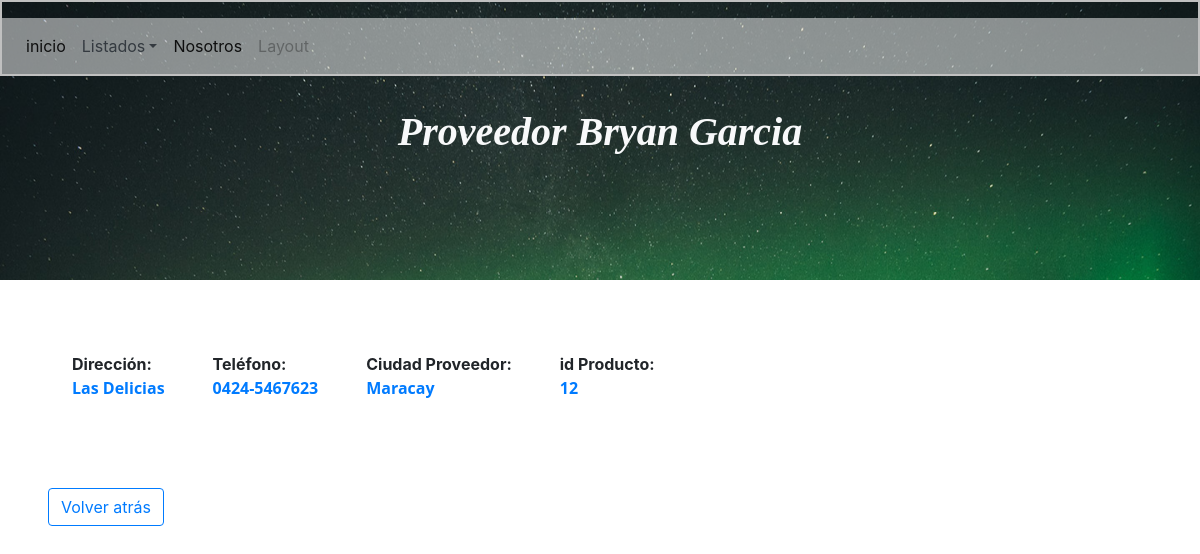
Page /App/Views/crudProov/detalle.php?id=2228 on the committed database.
### tables this page shows
CREATE TABLE `proveedor` (
  `id_proveedor` int(8) NOT NULL,
  `nombre` text NOT NULL,
  `apellido` text NOT NULL,
  `direccion` text NOT NULL,
  `telefono` text NOT NULL,
  `ciudad_prove` varchar(50) NOT NULL,
  `id_Producto` int(6) NOT NULL
);

### App/Models/conex.php (called while the page is built)
<?php
class Conex{
	public static function Conection(){
		try{
		$conex = new PDO('mysql:host=localhost;dbname=sistema', "root", "", array(PDO::MYSQL_ATTR_INIT_COMMAND => "SET NAMES utf8"));
		return $conex;
			} catch(Exception $e){
				echo "Error presente en ".$e->getMessage();
		}
	}
}
?>

### App/Views/crudProov/detalle.php (the view, shortened to what this page needs)
<?php
require "../../Models/conex.php";
$id = $_GET['id'];
$cox = new Conex();
$sentencia = $cox->Conection()->prepare('SELECT * FROM proveedor WHERE id_proveedor = ?;');
$result = $sentencia->execute([$id]);
$proveedor = $sentencia->fetch(PDO::FETCH_OBJ);
?>
<!DOCTYPE html>
<html lang="es">
<head>
	<link rel="stylesheet" type="text/css" href="../../../css/bootstrap.min.css">
	<link rel="stylesheet" type="text/css" href="../../../css/style.css">
</head>
<body>
	<header class="header">
		<div class="encabezado">
<nav class="navbar navbar-expand-lg navbar-light mt-3" style="background-color: rgba( 255, 255, 255, .5);
">
  <div class="collapse navbar-collapse" id="navbarSupportedContent">
    <ul class="navbar-nav mr-auto">
      <li class="nav-item active">
        <a class="nav-link" href="../../../index.php">inicio</a>
      </li>
      <li class="nav-item dropdown">
       <a class="nav-link text-dark dropdown-toggle" href="#" id="navbarDropdown" role="button" data-toggle="dropdown" aria-haspopup="true" aria-expanded="false">Listados</a>
      </li>
       <li class="nav-item active">
        <a class="nav-link" href="#">Nosotros</a>
      </li>
      <li class="nav-item">
        <a class="nav-link disabled" href="#" tabindex="-1" aria-disabled="true">Layout</a>
      </li>
    </ul>
  </div>
</nav>
		</div>
<h1 class="text-center text-light font-weight-bold mt-2 font-italic text-capitalize">Proveedor <?php echo $proveedor->nombre;?> <?php echo $proveedor->apellido;?></h1>
	</header>
<section class="m-5">
  <ul class="list-unstyled d-flex">
<div class="m-4">
    <li class="font-weight-bold">Dirección: <p class="text-primary"><?php echo $proveedor->direccion;?></p></li>
</div>
<div class="m-4">
    <li class="font-weight-bold">Teléfono: <p class="text-primary"><?php echo $proveedor->telefono;?></p></li>
</div>
<div class="m-4">
<li class="font-weight-bold">Ciudad Proveedor: <p class="text-primary"><?php echo $proveedor->ciudad_prove;?></p></li>
</div>
<div class="m-4">
<li class="font-weight-bold">id Producto: <p class="text-primary"><?php echo $proveedor->id_Producto;?></p></li>
</div>
  </ul>
</section>
<a href="listar.php" class="btn btn-outline-primary ml-5">Volver atrás</a>
</body>
</html>

### css/style.css (style rules this page uses)
*, *:before, *:after { box-sizing: inherit; }
h1 { font-family: 'Georgia', 'Times New Roman', serif; }
p { font-family: 'Open sans', sans-serif; }
.header { background-image: url('../img/slide.jpg'); background-size: cover; background-position: center; background-attachment: fixed; height: 35vh; }
.encabezado { margin-bottom: 2rem; margin-top: 0; border: 2px solid silver; }

### rows in the picture
proveedor: nombre "Bryan", apellido "Garcia", direccion "Las Delicias", telefono "0424-5467623", ciudad_prove "Maracay", id_Producto "12"
